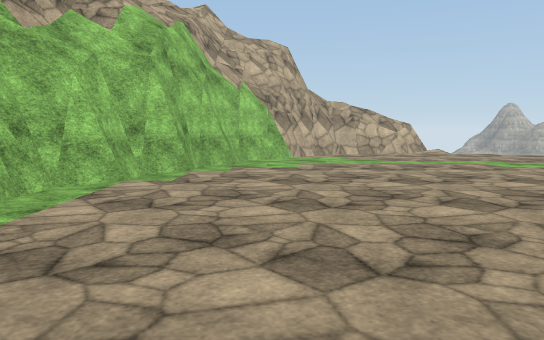
View 1 (above)

13 first-person views from a walk through a scene from a Unity 3-D project. The camera is 1.3 m above the floor, tilts 6° down and sees 70° across. The floor is counted in squares, 2 m on a side. Each view is taken from the middle of a square. On the plan, view 1 faces up. The plan holds only what a view shows up to about 11 squares ahead; the rest is blank. The place goes on beyond the plan. Some trees and plants on the terrain are drawn as simple stand-ins. The player character is not drawn. Surface patterns are stand-ins for the level's own textures.

View 2
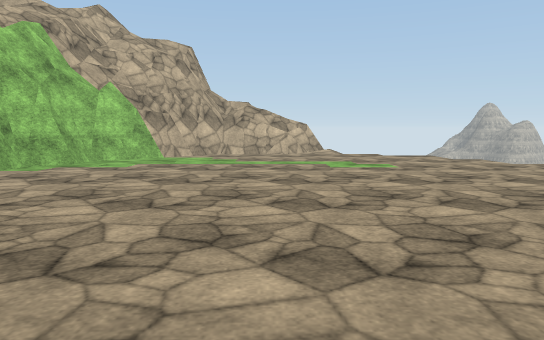

View 3
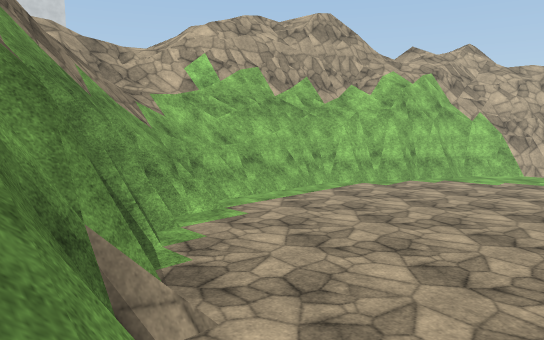

View 4
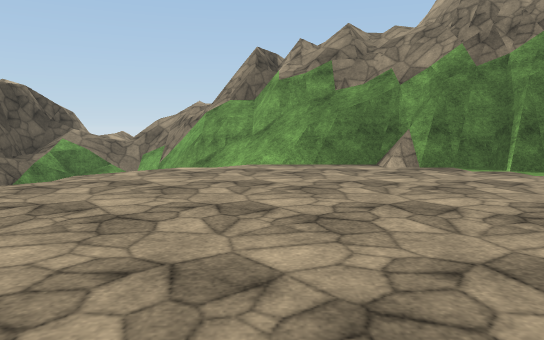

View 5
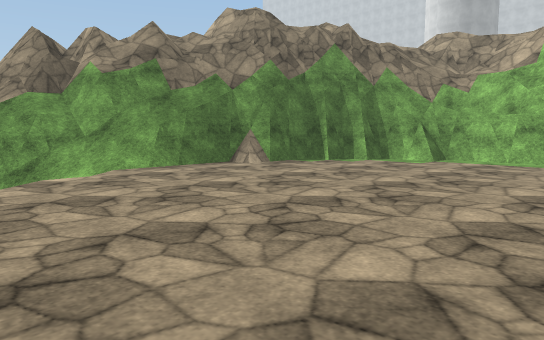

View 6
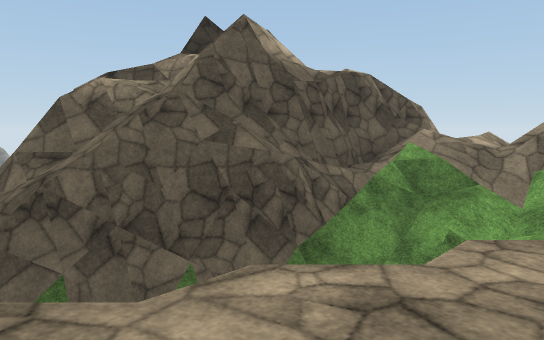

View 7
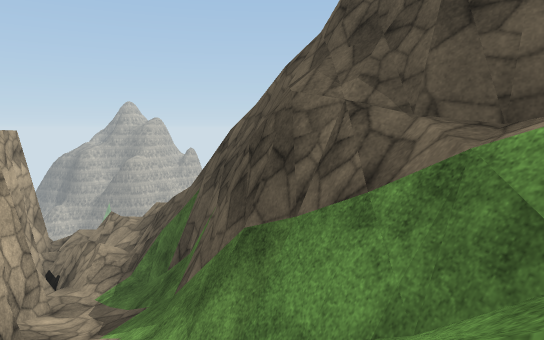

View 8
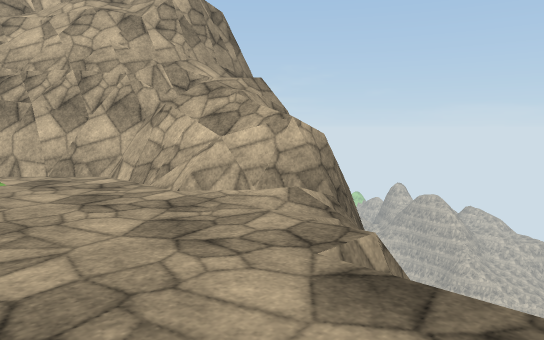

View 9
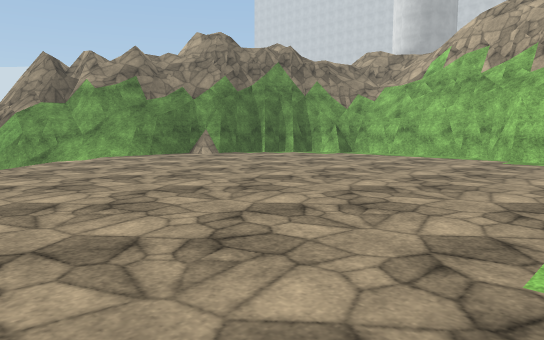

View 10
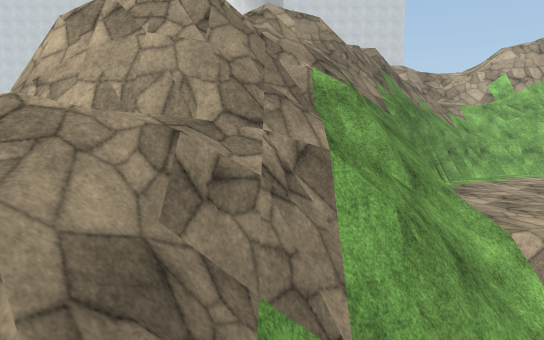

View 11
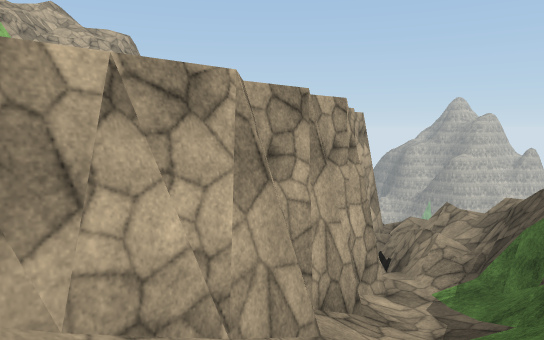

View 12
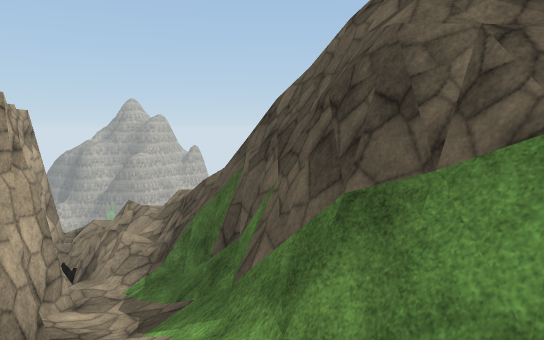

View 13
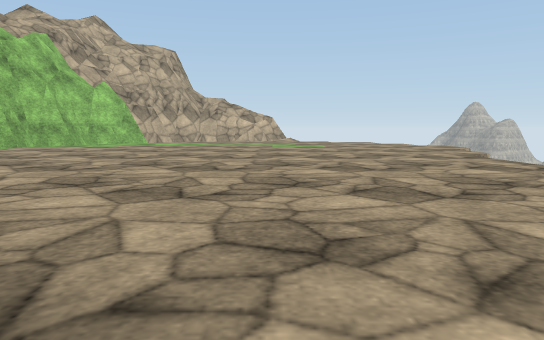

### Floor plan
Key: @ floor where view 1 was taken; # wall or solid block; . floor; / step, stairs or slope; = window, fence, low wall or low ledge; ^ raised ledge; v drop or lower ground.
Columns run from 3 left of view 1 to 11 right of it. Each row starts with its distance up from view 1.
 13       #v
 12       ##
 11     ####/v
 10    ##////vv
  9   ##.......
  8   #........
  7  ##........v
  6  #..........#v
  5 ##.........v#=
  4 #..........##=
  3 #......... ==#
  2 #.........#
  1 #.........##
  0 ##.@.....#/#
 -1 ###.....///##
 -2 #####////  ###
 -3  ^=////////=###
 -4   #/==###//=#v#
 -5   #///##////#v
 -6   #/ /##//===
 -7       ##//=
 -8       ##

Where each view was taken, in squares from view 1:
view 1: 0 up, 0 right, facing up
view 2: 0 up, 3 right, facing up
view 3: 3 down, 3 right, facing up-left
view 4: 5 up, 3 right, facing down
view 5: 4 up, 6 right, facing down-left
view 6: 2 up, 5 right, facing down-right
view 7: 4 down, 6 right, facing up-right
view 8: 8 up, 7 right, facing up-left
view 9: 7 up, 7 right, facing down-left
view 10: 5 down, 8 right, facing left
view 11: 3 down, 6 right, facing up
view 12: 3 down, 6 right, facing up-right
view 13: 2 down, 4 right, facing up
